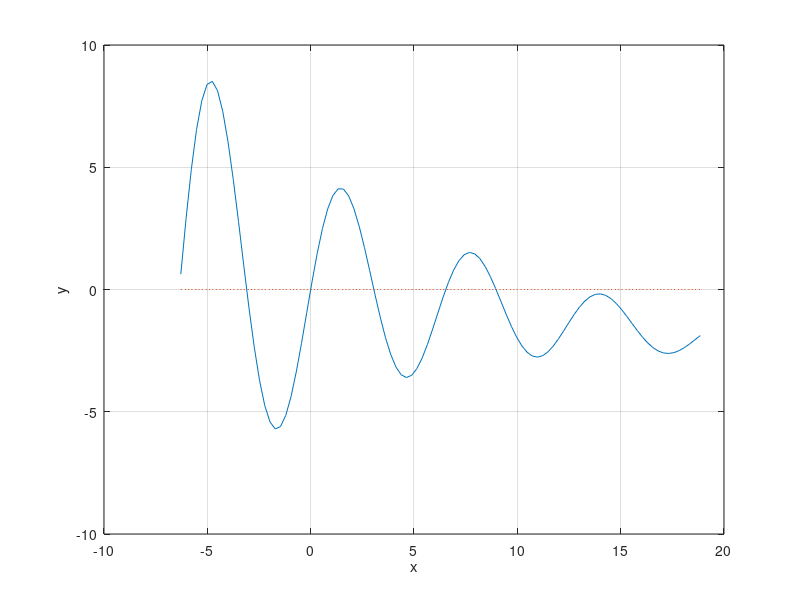

Write MATLAB code to recreate this figure. (Note: this script raises an error after producing the figure.)
a=-2*pi; b=6*pi;
m=100;
x=linspace(a,b,m);
f=('5*exp(-0.1.*x).*sin(x)-0.1.*x');
plot(x,eval(f),x,0*x,':');
grid on
xlabel('x'); ylabel('y');
z=ginput(1);
[zr,fr]=fzero(f,z(1))
hold on
plot(zr,fr,'r*',z(1),z(2),'g*')
hold off
%% 
syms x
y = 5*exp(-0.1.*x).*sin(x)-0.1.*x;
a=solve(y)